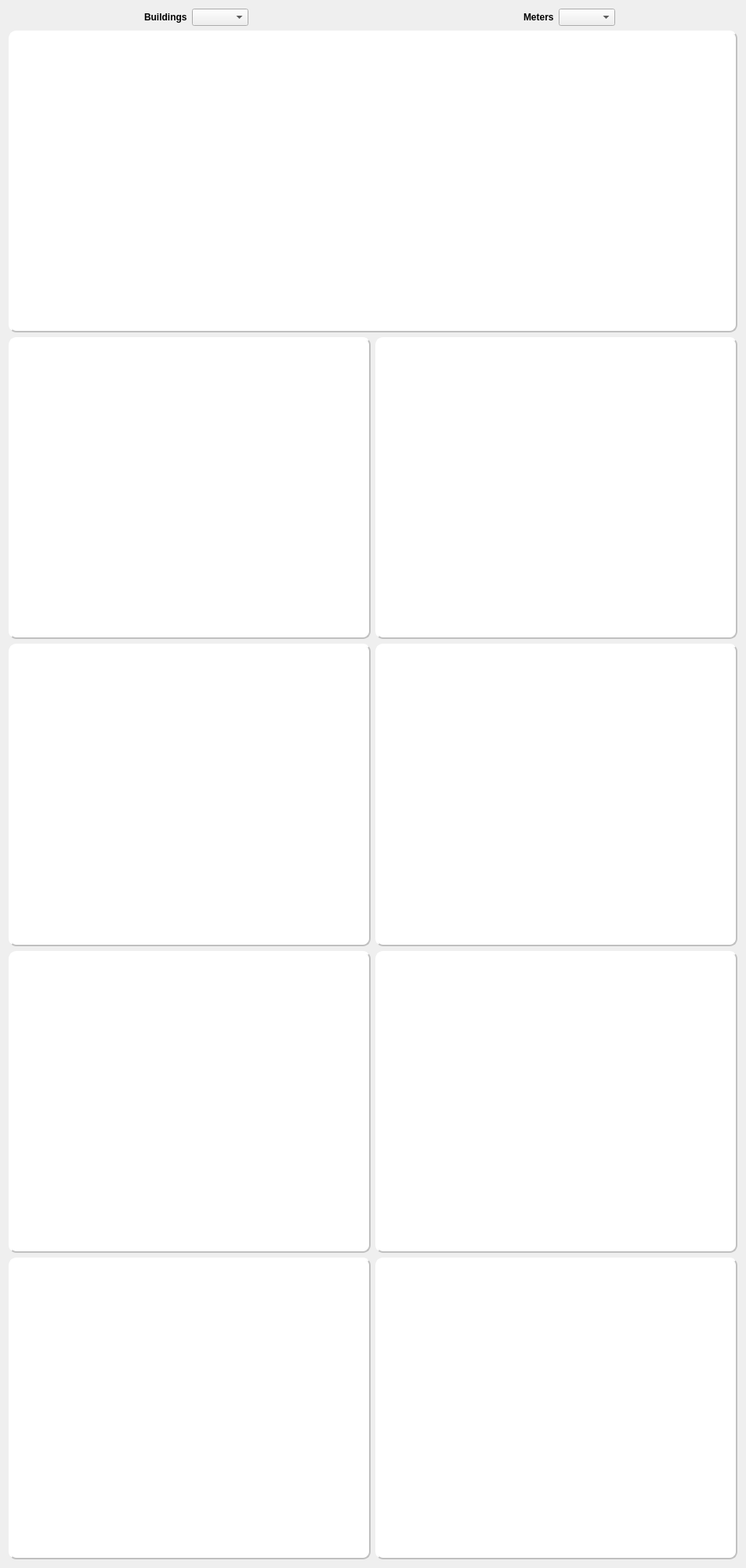
                 <widget class="QWidget" name="scrollAreaWidgetContents_4">
                  <property name="geometry">
                   <rect>
                    <x>0</x>
                    <y>0</y>
                    <width>952</width>
                    <height>2000</height>
                   </rect>
                  </property>
                  <property name="minimumSize">
                   <size>
                    <width>0</width>
                    <height>2000</height>
                   </size>
                  </property>
                  <layout class="QGridLayout" name="gridLayout_8">
                   <item row="0" column="0">
                    <layout class="QVBoxLayout" name="verticalLayout_16">
                     <item>
                      <layout class="QHBoxLayout" name="horizontalLayout_18">
                       <item alignment="Qt::AlignRight">
                        <widget class="QLabel" name="label_31">
                         <property name="font">
                          <font>
                           <weight>75</weight>
                           <bold>true</bold>
                          </font>
                         </property>
                         <property name="text">
                          <string>Buildings</string>
                         </property>
                        </widget>
                       </item>
                       <item alignment="Qt::AlignLeft">
                        <widget class="QComboBox" name="ec02_building_cb"/>
                       </item>
                       <item alignment="Qt::AlignRight">
                        <widget class="QLabel" name="label_32">
                         <property name="font">
                          <font>
                           <weight>75</weight>
                           <bold>true</bold>
                          </font>
                         </property>
                         <property name="text">
                          <string>Meters</string>
                         </property>
                        </widget>
                       </item>
                       <item alignment="Qt::AlignLeft">
                        <widget class="QComboBox" name="ec02_meter_cb"/>
                       </item>
                      </layout>
                     </item>
                     <item>
                      <widget class="QFrame" name="frame_9">
                       <property name="styleSheet">
                        <string notr="true">QFrame#frame_9 {
    border-radius: 10px;
    border: 2px solid #c0c0c0;
    background-color: #ffffff; 
    border-style: outset;
}</string>
                       </property>
                       <property name="frameShape">
                        <enum>QFrame::WinPanel</enum>
                       </property>
                       <property name="frameShadow">
                        <enum>QFrame::Raised</enum>
                       </property>
                      </widget>
                     </item>
                     <item>
                      <layout class="QHBoxLayout" name="horizontalLayout_26">
                       <item>
                        <widget class="QFrame" name="frame_11">
                         <property name="styleSheet">
                          <string notr="true">QFrame#frame_11 {
    border-radius: 10px;
    border: 2px solid #c0c0c0;
    background-color: #ffffff; 
    border-style: outset;
}</string>
                         </property>
                         <property name="frameShape">
                          <enum>QFrame::WinPanel</enum>
                         </property>
                         <property name="frameShadow">
                          <enum>QFrame::Raised</enum>
                         </property>
                        </widget>
                       </item>
                       <item>
                        <widget class="QFrame" name="frame_12">
                         <property name="styleSheet">
                          <string notr="true">QFrame#frame_12 {
    border-radius: 10px;
    border: 2px solid #c0c0c0;
    background-color: #ffffff; 
    border-style: outset;
}</string>
                         </property>
                         <property name="frameShape">
                          <enum>QFrame::WinPanel</enum>
                         </property>
                         <property name="frameShadow">
                          <enum>QFrame::Raised</enum>
                         </property>
                        </widget>
                       </item>
                      </layout>
                     </item>
                     <item>
                      <layout class="QHBoxLayout" name="horizontalLayout_27">
                       <item>
                        <widget class="QFrame" name="frame_13">
                         <property name="styleSheet">
                          <string notr="true">QFrame#frame_13 {
    border-radius: 10px;
    border: 2px solid #c0c0c0;
    background-color: #ffffff; 
    border-style: outset;
}</string>
                         </property>
                         <property name="frameShape">
                          <enum>QFrame::WinPanel</enum>
                         </property>
                         <property name="frameShadow">
                          <enum>QFrame::Raised</enum>
                         </property>
                        </widget>
                       </item>
                       <item>
                        <widget class="QFrame" name="frame_14">
                         <property name="styleSheet">
                          <string notr="true">QFrame#frame_14 {
    border-radius: 10px;
    border: 2px solid #c0c0c0;
    background-color: #ffffff; 
    border-style: outset;
}</string>
                         </property>
                         <property name="frameShape">
                          <enum>QFrame::WinPanel</enum>
                         </property>
                         <property name="frameShadow">
                          <enum>QFrame::Raised</enum>
                         </property>
                        </widget>
                       </item>
                      </layout>
                     </item>
                     <item>
                      <layout class="QHBoxLayout" name="horizontalLayout_31">
                       <item>
                        <widget class="QFrame" name="frame_19">
                         <property name="styleSheet">
                          <string notr="true">QFrame#frame_19 {
    border-radius: 10px;
    border: 2px solid #c0c0c0;
    background-color: #ffffff; 
    border-style: outset;
}</string>
                         </property>
                         <property name="frameShape">
                          <enum>QFrame::WinPanel</enum>
                         </property>
                         <property name="frameShadow">
                          <enum>QFrame::Raised</enum>
                         </property>
                        </widget>
                       </item>
                       <item>
                        <widget class="QFrame" name="frame_20">
                         <property name="styleSheet">
                          <string notr="true">QFrame#frame_20 {
    border-radius: 10px;
    border: 2px solid #c0c0c0;
    background-color: #ffffff; 
    border-style: outset;
}</string>
                         </property>
                         <property name="frameShape">
                          <enum>QFrame::WinPanel</enum>
                         </property>
                         <property name="frameShadow">
                          <enum>QFrame::Raised</enum>
                         </property>
                        </widget>
                       </item>
                      </layout>
                     </item>
                     <item>
                      <layout class="QHBoxLayout" name="horizontalLayout_32">
                       <item>
                        <widget class="QFrame" name="frame_21">
                         <property name="styleSheet">
                          <string notr="true">QFrame#frame_21 {
    border-radius: 10px;
    border: 2px solid #c0c0c0;
    background-color: #ffffff; 
    border-style: outset;
}</string>
                         </property>
                         <property name="frameShape">
                          <enum>QFrame::WinPanel</enum>
                         </property>
                         <property name="frameShadow">
                          <enum>QFrame::Raised</enum>
                         </property>
                        </widget>
                       </item>
                       <item>
                        <widget class="QFrame" name="frame_22">
                         <property name="styleSheet">
                          <string notr="true">QFrame#frame_22 {
    border-radius: 10px;
    border: 2px solid #c0c0c0;
    background-color: #ffffff; 
    border-style: outset;
}</string>
                         </property>
                         <property name="frameShape">
                          <enum>QFrame::WinPanel</enum>
                         </property>
                         <property name="frameShadow">
                          <enum>QFrame::Raised</enum>
                         </property>
                        </widget>
                       </item>
                      </layout>
                     </item>
                    </layout>
                   </item>
                  </layout>
                 </widget>
